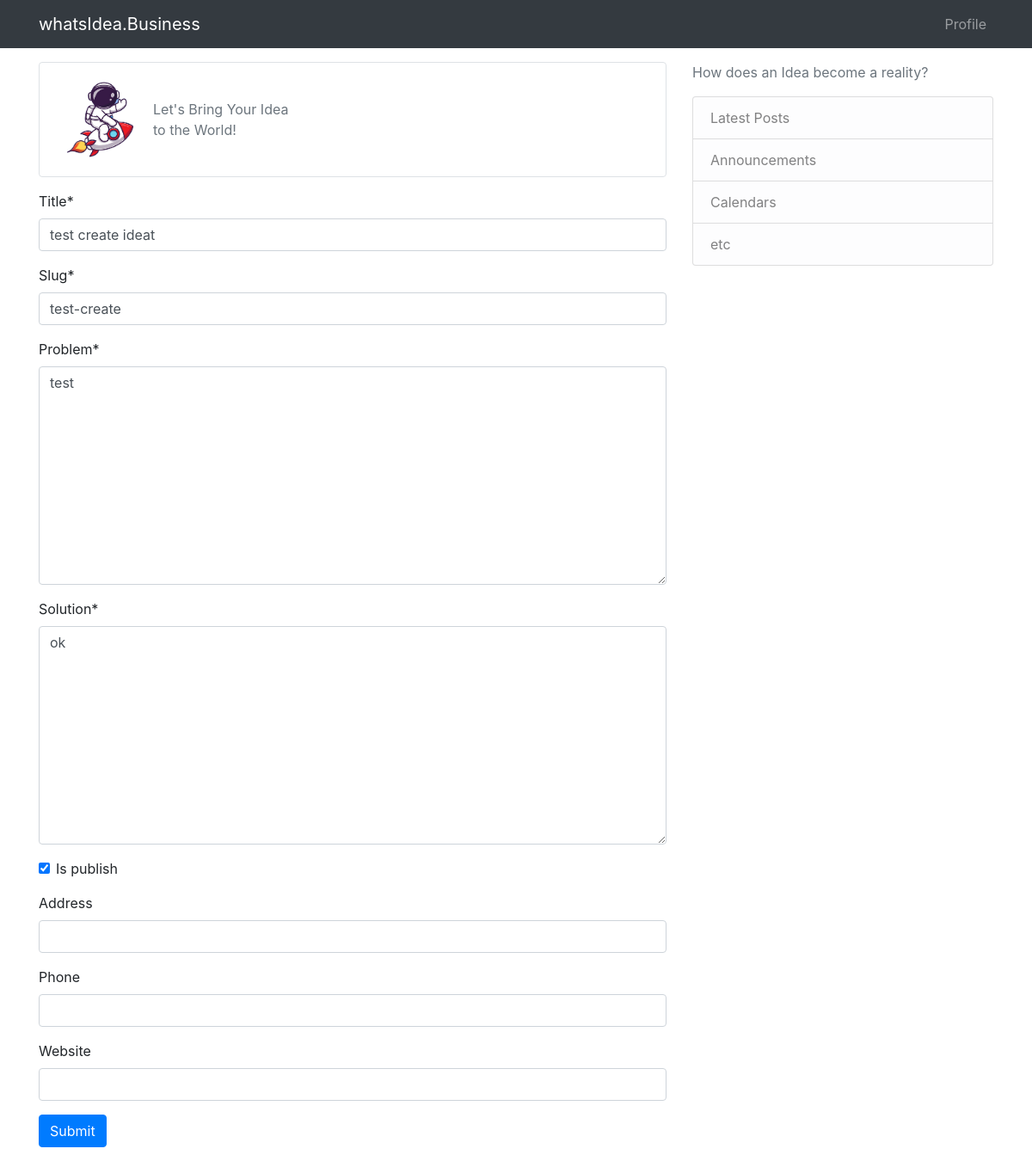
Screenshot of /idea/update/test-create/ (signed in) with the database file from the repository.
### core/models.py (models this page shows, shortened)
class Idea(models.Model):
    user = models.ManyToManyField(User)
    title = models.CharField(max_length=500)
    slug = models.SlugField(max_length=500, unique=True)
    problem = models.TextField()
    solution = models.TextField()
    is_publish = models.BooleanField(default=True)
    is_success = models.BooleanField(default=False)
    address = models.CharField(max_length=200, blank=True)
    phone = models.CharField(max_length=12, blank=True)
    website = models.CharField(max_length=30, blank=True)
    corver_image = models.ImageField(upload_to="media/", blank=True)
    date_created = models.DateTimeField(auto_now_add=True)

### idea/views.py (the view)
# urls.py: path("update/<slug:slug>/", views.idea_update, name="idea-update-page"),
@login_required()
def idea_update(request, slug):
    idea = get_object_or_404(models.Idea, slug=slug)
    if request.method == "POST":
        idea_form = forms.IdeaForm(request.POST, instance=idea)
        if idea_form.is_valid():
            idea_form.save()
            return redirect("idea-detail-page", slug=idea.slug)
    else:
        idea_form = forms.IdeaForm(instance=idea)
    context = {
        "form": idea_form
    }
    return render(request, "idea-update.html", context)

### core/forms.py
class IdeaForm(forms.ModelForm):
    class Meta:
        model = models.Idea
        fields = ["title", "slug", "problem", "solution",
                  "is_publish", "address", "phone", "website"]

### templates/idea-update.html (shortened to what this page needs)
{% extends 'base.html' %}
{%load static %}
{% load crispy_forms_tags %}
{% block content %}
<main>
    <div class="new-idea-btn border btn w-100 btn btn-outline-secondary text-left d-flex align-items-center">
        <img src="/static/img/say-hi.png" alt="">
        <div>
            <span>Let's Bring Your Idea</span>
            <br>
            <span>to the World!</span>
        </div>
    </div>
    <div class="form-group my-3">
        <form method="POST">
            {{ form | crispy }}
            <button type="submit" class="btn btn-primary">Submit</button>
        </form>
    </div>
</main>
{% endblock content %}

### templates/idea-update.html (style rules this page uses)
img { width: 120px; }

### rows the page displays
Idea: title "test create ideat", slug "test-create", problem "test", solution "ok", is_publish "☑"
